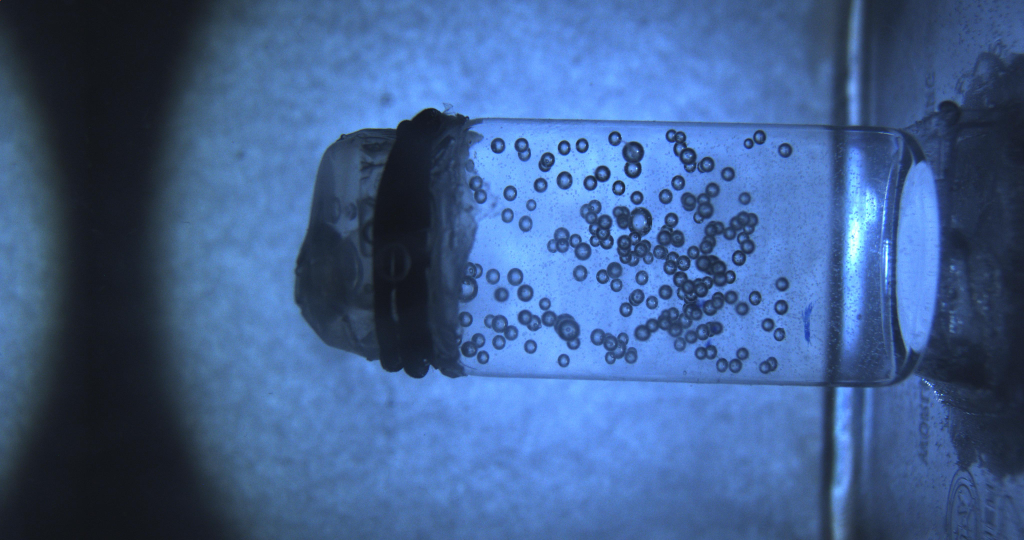
#> input picture images/bubble.jpg, 4096 x 2160 px, found by its file name (shown at 1/4 size)
$ python preprocessing.py ../../images/bubble.jpg ../../images/detector_1_no_0_angle_1.jpg   (Python 2 division)
#> lines starting #> are read from the running program, lines starting #| are printed output that depends on the picture; after the words box and inside, x2 and y2 are one past the last pixel; in counts of white or black regions, pixels touching at a corner belong together
#> in test, image is the input picture: shape (2160, 4096, 3); mean R, G, B 64.8, 95.5, 144.7
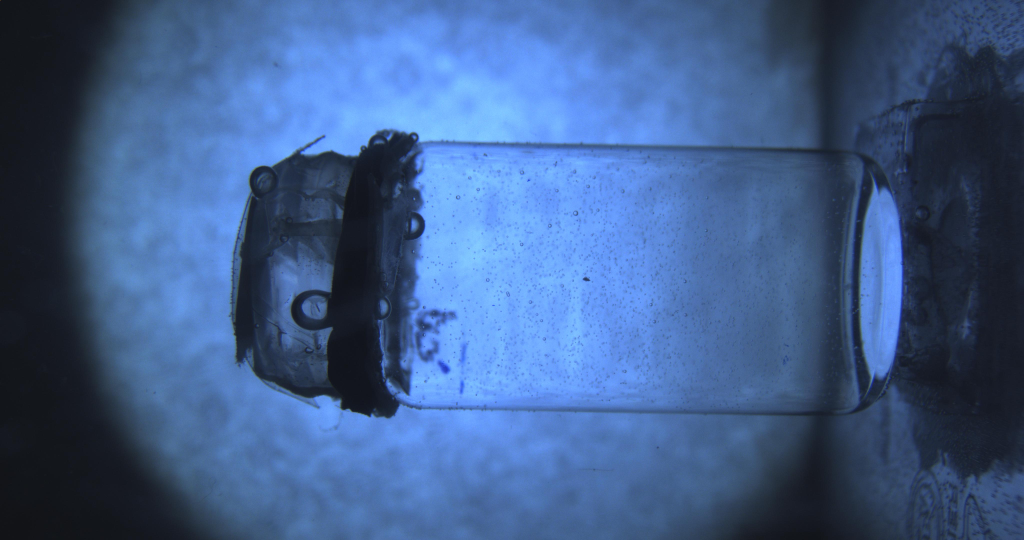
#> input picture images/detector_1_no_0_angle_1.jpg, 4096 x 2160 px, found by its file name (shown at 1/4 size)
#> in test, background is the input picture: shape (2160, 4096, 3); mean R, G, B 64.8, 94, 140.7
import sys, traceback, time
import numpy as np

from skimage.transform import rotate, hough_line, hough_line_peaks
from skimage import io, img_as_ubyte
from skimage.color import rgb2gray
from skimage.color.adapt_rgb import adapt_rgb, each_channel, hsv_value
from skimage.feature import canny
from skimage.filters import sobel
from skimage.filters.rank import median
from skimage.morphology import disk

from matplotlib import pyplot as plt
from mpl_toolkits.axes_grid1 import make_axes_locatable

# analyzing RGB image through each channel
@adapt_rgb(each_channel)
def median_each(image, selem):
    return median(image, selem)

# analyzing RGB image through value of HSV
@adapt_rgb(hsv_value)
def median_hsv(image, selem):
    return median(image, selem)

def noise_reduction(image, background, window_size = 5, mode = 0):
    #  GrayScale image use mode = 0
    #  mode = 0: dealing RGB image with each channel
    #  mode!= 0: dealing RGB image with HSV value
#> called with window_size = 5, mode = 0
    if(mode == 0):
        med_image = median_each(image, disk(window_size))
        med_bckg  = median_each(background, disk(window_size))

    else :
        med_image = img_as_ubyte(median_hsv(image, disk(window_size)))
        med_bckg  = img_as_ubyte(median_hsv(background, disk(window_size)))

    norm_image = np.true_divide(med_image, (med_bckg/255*254+1))/255
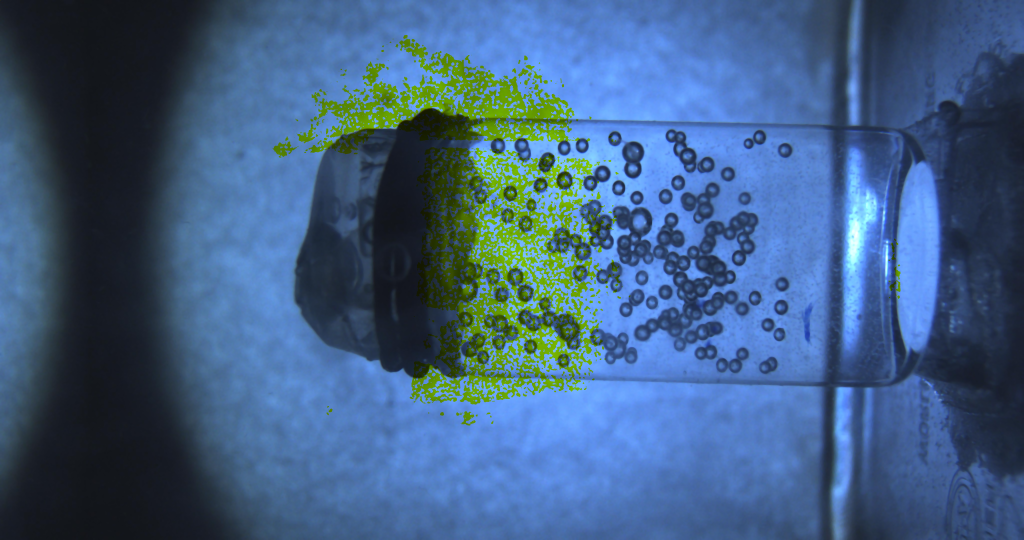
#> norm_image: shape (2160, 4096, 3) float64 (shown at 1/4 size); mean R, G, B 0.254, 0.374, 0.519
    return norm_image

def interest_region(image, plot_image = 0, lid_thickness = 680, \
                      bot_thickness = 230, side_thickness = 80, \
                    th_x = 0.5, th_y = 0.5):

#> called with plot_image = 1, lid_thickness = 650, bot_thickness = 50, side_thickness = 40, th_x = 0.5, th_y = 0.5
    rotation_limit = 2.5
    angle_u_lim = (90.0 + rotation_limit) / 180.0 * np.pi
    angle_d_lim = (90.0 - rotation_limit) / 180.0 * np.pi

    #Grayscale Conversion and Edge Detection
    if(len(image.shape)>2):
        img_edge = canny(rgb2gray(image), sigma = 3)
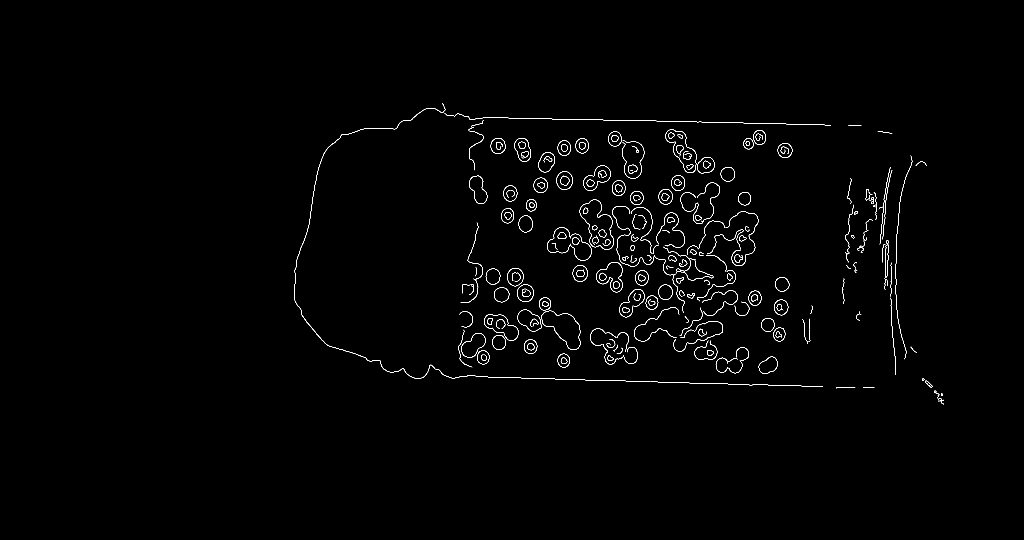
#> img_edge: shape (2160, 4096) bool (shown at 1/4 size); 0.48% white in thin lines or dots, all inside (x1, y1, x2, y2) = (1177, 413, 3775, 1618)
    else:
        img_edge = canny(image, sigma = 3)

    #Image Rotation
    h, theta, d = hough_line(img_edge)
#> theta = 180 values from -1.57 to 1.55; d = 9263 values from -4631 to 4631
    h_peak, theta_peak, d_peak = hough_line_peaks(h, theta, d)
#> h_peak = [376, 292]; theta_peak = [-1.55, -1.54]; d_peak = [-437, -1437]


    theta_rotation = theta_peak[np.where(np.absolute(theta_peak) <= angle_u_lim)]
#> theta_rotation = [-1.55, -1.54]
    theta_rotation = theta_rotation[np.where(np.absolute(theta_rotation) >= angle_d_lim)]
    theta_rotation[np.where(theta_rotation > 0)] = \
             theta_rotation[np.where(theta_rotation > 0)] - np.pi

    #print theta_rotation

    rotate_angle = 0
    if(theta_rotation.size):
        rotate_angle = np.pi/2 + np.mean(theta_rotation)
#> rotate_angle = 0.0262
    rotate_angle = rotate_angle / 2.0
#> rotate_angle = 0.0131
    img_rotate = rotate(img_edge, rotate_angle*180)
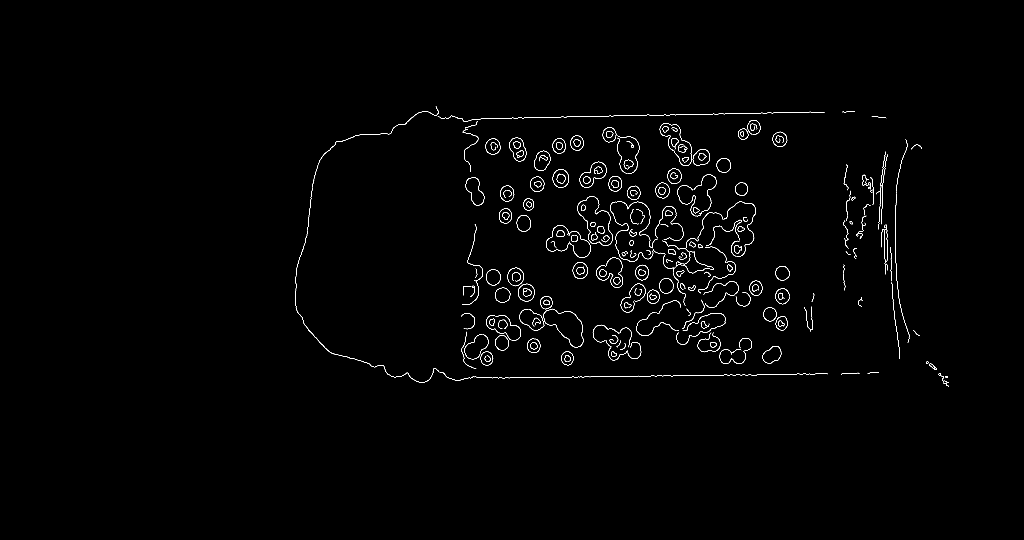
#> img_rotate: shape (2160, 4096) bool (shown at 1/4 size); 0.48% white in thin lines or dots, all inside (x1, y1, x2, y2) = (1180, 425, 3796, 1547)
    """
    print rotate_angle
    fig, ax = plt.subplots(1,2)
    ax[0].imshow(img_rotate)
    ax[1].imshow(rotate(image, rotate_angle*180))
    for _, angle, dist in zip(*hough_line_peaks(h, theta, d)):
        if(   np.absolute(angle) <= angle_u_lim
          and np.absolute(angle) >= angle_d_lim ):
            y0 = (dist - 0 * np.cos(angle)) / np.sin(angle)
            y1 = (dist - img_edge.shape[1] * np.cos(angle)) / np.sin(angle)
            ax[0].plot((0, img_edge.shape[1]), (y0, y1), '-r')
    plt.show()
    """
    #rectangular region selection
    index = np.where(img_rotate>0)
#> index = 42623 positions, rows 425 to 1546, columns 1180 to 3795

    [hy,b] = np.histogram(index[0],100)
#> hy = 100 values, max 1157 at index 96, min 16 at index 0, mean 426.2; b = 101 values from 425 to 1546
    by = (b[0:(len(b)-1)]+b[1:len(b)])/2
#> by = 100 values from 430.6 to 1540.4
    [hx,b] = np.histogram(index[1],100)
#> hx = 100 values, max 1120 at index 58, min 0 at index 82, mean 426.2; b = 101 values from 1180 to 3795
    bx = (b[0:(len(b)-1)]+b[1:len(b)])/2
#> bx = 100 values from 1193.1 to 3781.9

    temp = by[np.where(hy>=th_y*np.mean(hy))]
#> temp = 90 values from 453 to 1506.8
    if(len(temp)>0):
        bottom = np.amin(temp)
#> bottom = 453
        top = np.amax(temp)
#> top = 1506.8
    else:
        bottom = 450
        top = 1500

    temp = bx[np.where(hx>=th_x*np.mean(hx))]
#> temp = 60 values from 1193.1 to 3598.9

    if(len(temp) > 1000):
        left = np.amin(temp)+lid_thickness
        right = np.amax(temp)-bot_thickness
        if (right <= left):
            left = np.amin(temp)+int(lid_thickness/2)
            right = np.amax(temp)+int(lid_thickness/2)
    else:
        left = 1700
        right = 3600-bot_thickness

        bottom = bottom + side_thickness
#> bottom = 493
        top = top - side_thickness
#> top = 1466.8

    image_rotation = rotate(image, rotate_angle*180)
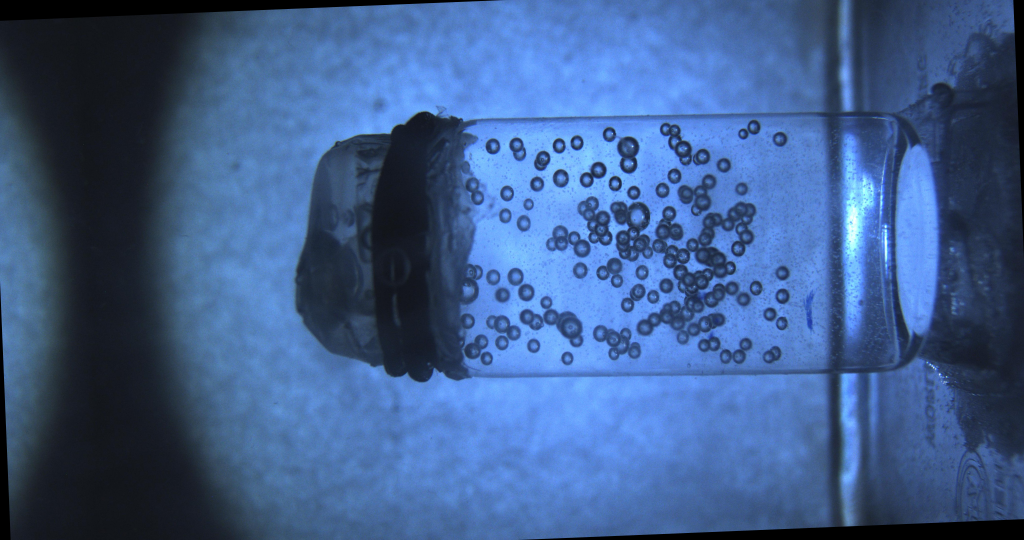
#> image_rotation: shape (2160, 4096, 3) float64 (shown at 1/4 size); mean R, G, B 0.25, 0.369, 0.559
    interest_image = image_rotation[bottom:top, left:right];

    if(plot_image == 1):
        fig, ax = plt.subplots(2,3)
        ax[0,0].imshow(image,cmap=plt.cm.gray)
        ax[0,0].set_title('Original Image')
        ax[0,1].imshow(img_edge,cmap=plt.cm.gray)
        ax[0,1].set_title('Canny Endge Detection')
        ax[0,2].imshow(image, cmap=plt.cm.gray)
        rows = image.shape[0]
        cols = image.shape[1]

        for _, angle, dist in zip(*hough_line_peaks(h, theta, d)):
            y0 = (dist - 0 * np.cos(angle)) / np.sin(angle)
            y1 = (dist - cols * np.cos(angle)) / np.sin(angle)
            ax[0,2].plot((0, cols), (y0, y1),'-r')

        ax[0,2].axis((0, cols, rows, 0))
        ax[0,2].set_title('Detected lines')
        ax[0,2].set_axis_off()
        ax[1,0].imshow(img_rotate,cmap=plt.cm.gray)
        ax[1,0].set_title('Image Edge after Rotation')
        ax[1,1].scatter(index[1],index[0])
        ax[1,1].set_aspect('equal')
        ax[1,1].set_title('Pixel Axises Histogram')
        divider = make_axes_locatable(ax[1,1])
        axHistx = divider.append_axes("top", 1.2, pad=0.1, sharex=ax[1,1])
        axHisty = divider.append_axes("right", 1.2, pad=0.1, sharey=ax[1,1])

        # make some labels invisible
        plt.setp(axHistx.get_xticklabels() + axHisty.get_yticklabels(),visible=False)

        # now determine nice limits by hand:
        axHistx.hist(index[1], bins=bx)
        axHistx.axhline(y=th_y*np.mean(hy),c="red",linewidth=2,zorder=0)
        axHisty.hist(index[0], bins=by, orientation='horizontal')
        axHisty.axvline(x=th_x*np.mean(hx),c="red",linewidth=2,zorder=0)

        #axHistx.axis["bottom"].major_ticklabels.set_visible(False)
        for tl in axHistx.get_xticklabels():
            tl.set_visible(False)
        axHistx.set_yticks([0, 400, 800, 1200])

        #axHisty.axis["left"].major_ticklabels.set_visible(False)
        for tl in axHisty.get_yticklabels():
            tl.set_visible(False)
        axHisty.set_xticks([0, 400, 800, 1200])
        ax[1,2].imshow(interest_image, cmap=plt.cm.gray)
        ax[1,2].set_title('Edge Detection')
        plt.show()
        #"""

    return [interest_image, [bottom,top,left,right], rotate_angle*180]

def test(bubble_filename, background_filename, Window_Size = 5, plot_image = 1):
    # Load Image
    directory  = '../../images/'
    print 'Start reading images: \n    ' + bubble_filename
    image = io.imread(directory + bubble_filename)
    print '    ' +  background_filename
    background = io.imread(directory + background_filename)
    print 'Pre processing .. '
    pre_image = noise_reduction(image, background, Window_Size, 0)
    interest_image = interest_region(image, plot_image = 1, lid_thickness = 650, \
                      bot_thickness = 50, side_thickness = 40,\
                      th_x = 0.5, th_y = 0.5)
    if(plot_image == 1):
        ## plot image
        fig, ax = plt.subplots(ncols = 3)
        ax[0].imshow(image)
        ax[0].set_title('Original Image')
        ax[1].imshow(pre_image)
        ax[1].set_title('Noise Reduction')
        ax[2].imshow(interest_image[0])
        ax[2].set_title('Object Extaction')
        plt.show()

# [69 lines left out: function batch_process, not called in this run]

def main():
    try:
        # Constants
        Window_Size = 5
        # Default Parameters
        if len(sys.argv) >= 2:
            print '\n Test Mode \n'
            test(sys.argv[1], sys.argv[2])
        else:
            print 'Batch Processing ...'
            batch_process()
    except KeyboardInterrupt:
        print "Shutdown requested... exiting"
    except Exception:
        traceback.print_exc(file=sys.stdout)
    sys.exit(0)
#> (the program exits here)
